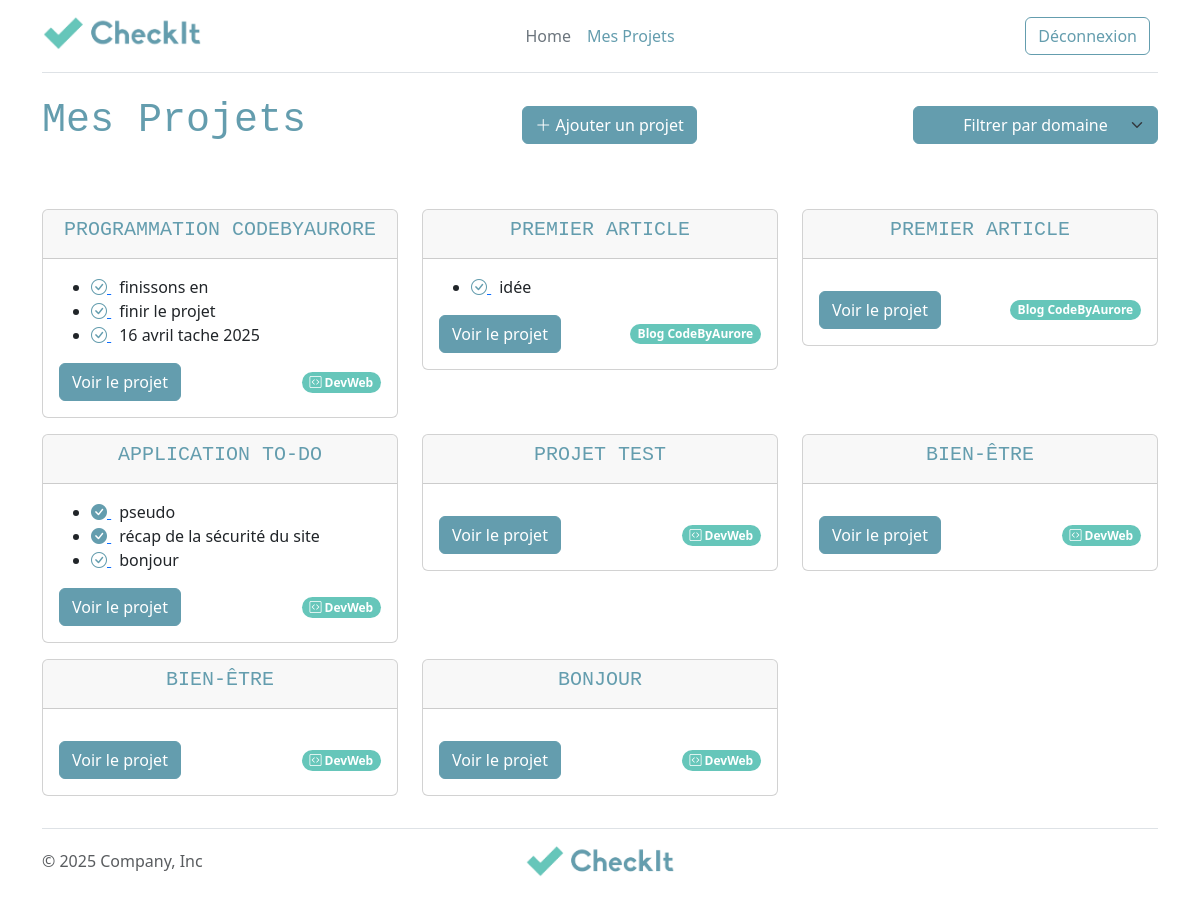
Screenshot of /mes-projets.php (signed in) with the database file from the repository.
### tables this page shows
CREATE TABLE `project` (
  `id` int unsigned NOT NULL AUTO_INCREMENT,
  `title` varchar(100) NOT NULL,
  `needs` longtext NOT NULL,
  `domain_id` int unsigned NOT NULL,
  `user_id` int unsigned NOT NULL,
  PRIMARY KEY (`id`),
  KEY `user_id` (`user_id`),
  KEY `domain_id` (`domain_id`),
  CONSTRAINT `project_ibfk_1` FOREIGN KEY (`user_id`) REFERENCES `user` (`id`) ON DELETE RESTRICT ON UPDATE RESTRICT,
  CONSTRAINT `project_ibfk_2` FOREIGN KEY (`domain_id`) REFERENCES `domain` (`id`) ON DELETE RESTRICT ON UPDATE RESTRICT
);

CREATE TABLE `task` (
  `id` int unsigned NOT NULL AUTO_INCREMENT,
  `name` varchar(100) NOT NULL,
  `phase` enum('Analyse','Conception','Programmation','Déploiement') NOT NULL,
  `deadline` date DEFAULT NULL,
  `status` tinyint(1) NOT NULL,
  `description` text NOT NULL,
  `project_id` int unsigned NOT NULL,
  PRIMARY KEY (`id`),
  KEY `project_id` (`project_id`),
  CONSTRAINT `task_ibfk_1` FOREIGN KEY (`project_id`) REFERENCES `project` (`id`) ON DELETE RESTRICT ON UPDATE RESTRICT
);

CREATE TABLE `domain` (
  `id` int unsigned NOT NULL AUTO_INCREMENT,
  `name` varchar(100) NOT NULL,
  `icon` varchar(100) NOT NULL,
  PRIMARY KEY (`id`)
);

### src/session.php (called while the page is built, shortened)
<?php
function isUserConnected():bool
{
    return isset($_SESSION['user']);
}
?>

### src/project.php (called while the page is built, shortened)
<?php
function getProjectsByUserAndDomain(PDO $pdo, int $userId, $domain_id = null): array
{
    $sql = 'SELECT project.*, domain.name as domain_name, domain.icon as domain_icon
            FROM project
            JOIN domain ON project.domain_id = domain.id
            WHERE project.user_id = :user_id';
    $stmt = $pdo->prepare($sql);
    $stmt->bindValue(':user_id', $userId, PDO::PARAM_INT);
    $stmt->execute();
    return $stmt->fetchAll(PDO::FETCH_ASSOC);
}

### src/task.php (called while the page is built, shortened)
<?php
  require_once 'pdo.php';
  require_once 'project.php';
  function getProjectTasks(PDO $pdo, int $id): array
  {
      $stmt = $pdo->prepare("SELECT * FROM task WHERE project_id = :id ORDER BY deadline ASC");
      $stmt->bindValue(':id', $id, PDO::PARAM_INT);
      $stmt->execute();
      return $stmt->fetchAll(PDO::FETCH_ASSOC);
  }

### public/mes-projets.php (the view, shortened to what this page needs)
<?php
  require_once __DIR__ . '/../templates/header.php';
  require_once __DIR__ . '/../src/pdo.php';
  require_once __DIR__ . '/../src/project.php';
  require_once __DIR__ . '/../src/task.php';
$userId = $_SESSION['user']['id'];
$domain_id = isset($_GET['domain']) ? (int)$_GET['domain'] : null;
$projects = getProjectsByUserAndDomain($pdo, $userId, $domain_id);
?>
<div class="container">
  <div class="d-flex flex-column flex-md-row justify-content-between align-items-start align-items-md-center mb-3 gap-3">
    <h1>Mes Projets</h1>
    <div class="d-flex flex-column flex-md-row gap-3 mt-3 mt-md-0">
      <?php if (isUserConnected()) { ?>
        <a href="new-project.php" class="btn btn-primary mt-3 mt-md-0">
          <i class="bi bi-plus-lg"></i> Ajouter un projet
        </a>
      <?php } ?>
    </div>
    <form method="get" action="mes-projets.php" class="d-inline-block">
      <select name="domain" id="domain" onchange="this.form.submit()" class="form-select btn btn-primary px-5" style="width: auto;">
        <option value="">Filtrer par domaine</option>
      </select>
    </form>
  </div>
    <div class="row mt-5">
      <?php if (isUserConnected()) {
        if ($projects) {
          foreach ($projects as $project) { ?>
            <div class="col-md-4 my-2">
              <div class="card">
                <div class="card-header text-center">
                  <h3 class="card-title fs-5 fs-md-4 fs-lg-3 text-truncate">
                    <?= htmlspecialchars($project['title']) ?>
                  </h3>
                </div>
                <div class="card-body">
                  <?php
                    $tasks = getProjectTasks($pdo, $project['id']);
                    if ($tasks) {
                      $tasks = array_slice($tasks, 0, 3);
                  ?>
                  <ul class="project-group">
                    <?php foreach ($tasks as $task) { ?>
                      <li class="project-group-task">
                        <a class="me-2"
                          href="?id=<?= $task['id'] ?>&action=updateTaskStatus&redirect=project&task_id=<?= $task['id'] ?>&status=<?= !$task['status'] ?>">
                          <i class="bi bi-check-circle<?= ($task['status'] ? '-fill' : '') ?>"></i>
                        </a>
                        <?= htmlspecialchars($task['name']) ?>
                      </li>
                    <?php } ?>
                  </ul>
                  <?php } ?>
                  <div class="d-flex justify-content-between align-items-center mt-3">
                    <a href="show-project.php?id=<?= $project['id'] ?>" class="btn btn-primary">Voir le projet</a>
                    <span class="badge rounded-pill text-bg-primary">
                      <i class="bi <?= htmlspecialchars($project['domain_icon'] ?? '') ?>"></i>
                      <?= htmlspecialchars($project['domain_name'] ?? 'Domaine inconnu') ?>
                    </span>
                  </div>
                </div>
              </div>
            </div>
          <?php }
        } else { ?>
          <p>Aucun projet</p>
        <?php }
      } else { ?>
        <p>Pour consulter vos projets, veuillez vous connecter</p>
        <a href="login.php" class="btn btn-outline-primary me-2">Login</a>
      <?php } ?>
    </div>
  </div>
<?php
  require_once __DIR__ . "/../templates/footer.php"
?>

### templates/header.php (shortened to what this page needs)
<?php
require_once __DIR__ . '/../src/session.php';
?>
<!DOCTYPE html>
<html lang="fr">
<head>
  <link href="https://cdn.jsdelivr.net/npm/bootstrap@5.3.5/dist/css/bootstrap.min.css" rel="stylesheet">
  <link rel="stylesheet" href="https://cdn.jsdelivr.net/npm/bootstrap-icons@1.11.3/font/bootstrap-icons.min.css">
  <link rel="stylesheet" href="assets/css/override-bootstrap.css">
</head>
<body>
  <div class="container">
    <header class="d-flex flex-wrap align-items-center justify-content-center justify-content-md-between py-3 mb-4 border-bottom">
      <div class="col-md-3 mb-2 mb-md-0">
        <a href="/" class="d-inline-flex link-body-emphasis text-decoration-none">
          <img src="assets/images/Logo-Checkit.png" alt="logo checkit" width="160">
        </a>
      </div>
      <ul class="nav col-12 col-md-auto mb-2 justify-content-center mb-md-0">
        <li><a href="index.php" class="nav-link px-2 link-secondary">Home</a></li>
        <li><a href="mes-projets.php" class="nav-link px-2">Mes Projets</a></li>
      </ul>
      <div class="col-md-3 text-end">
        <?php if (isUserConnected()) { ?>
          <a href="logout.php" class="btn btn-outline-primary me-2">Déconnexion</a>
        <?php } else { ?>
          <a href="login.php" class="btn btn-outline-primary me-2">Login</a>
        <?php } ?>
      </div>
    </header>
  </div>

### templates/footer.php
<div class="container">
      <footer class="d-flex flex-wrap justify-content-between align-items-center py-3 my-4 border-top">
        <p class="col-md-4 mb-0 text-body-secondary">© 2025 Company, Inc</p>
        <a href="/" class="col-md-4 d-flex align-items-center justify-content-center mb-3 mb-md-0 me-md-auto link-body-emphasis text-decoration-none" aria-label="Bootstrap">
          <img src="assets/images/Logo-Checkit.png" alt="logo checkit" width="150">
        </a>
      </footer>
    </div>
</body>
</html>

### rows the page displays
project: title "PROGRAMMATION CODEBYAURORE", domain.name "DevWeb"
task: status 0 (drawn), name "finissons en"
task: status 0 (drawn), name "finir le projet"
task: status 0 (drawn), name "16 avril tache 2025"
project: title "PREMIER ARTICLE", domain.name "Blog CodeByAurore"
task: status 0 (drawn), name "idée"
project: title "PREMIER ARTICLE", domain.name "Blog CodeByAurore"
project: title "APPLICATION TO-DO", domain.name "DevWeb"
task: status 1 (drawn), name "pseudo"
task: status 1 (drawn), name "récap de la sécurité du site"
task: status 0 (drawn), name "bonjour"
project: title "PROJET TEST", domain.name "DevWeb"
project: title "BIEN-ÊTRE", domain.name "DevWeb"
project: title "BIEN-ÊTRE", domain.name "DevWeb"
project: title "BONJOUR", domain.name "DevWeb"
